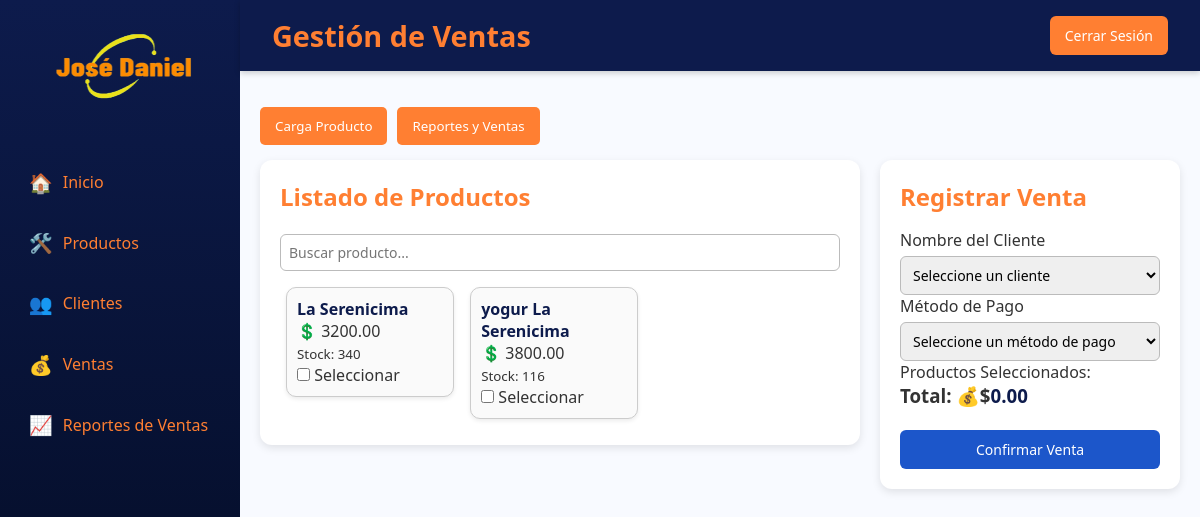
The page /pages/vendedor/ventas.php on the database as committed earlier.
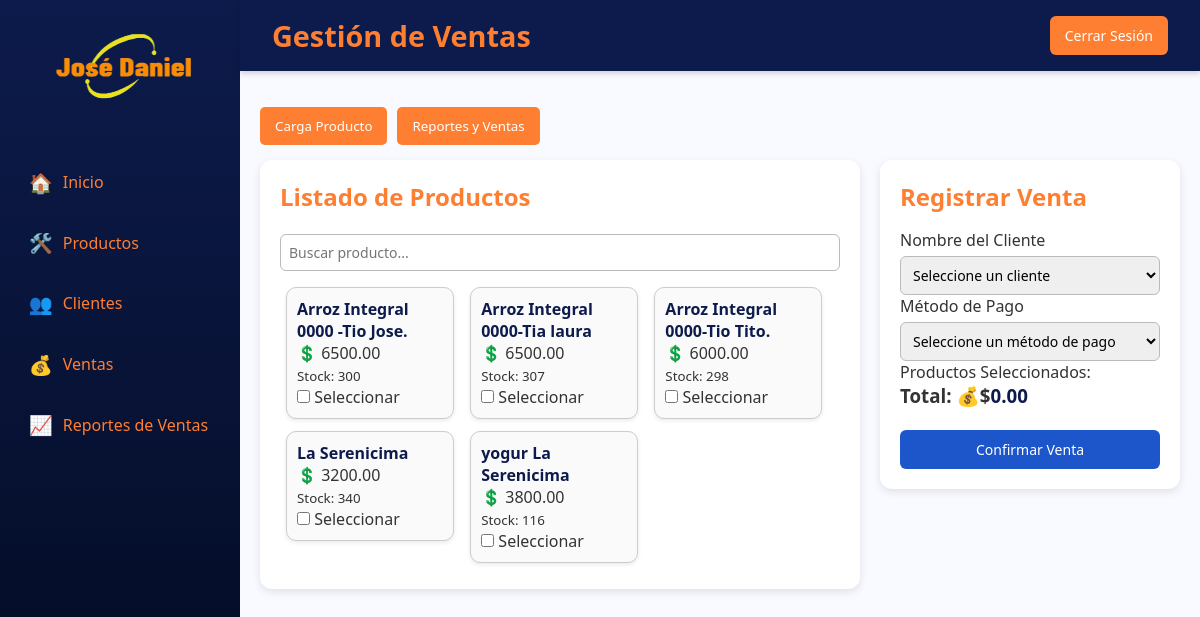
The same page on the database as committed later.
### tables this page shows
CREATE TABLE `inventario_productos` (
  `id_inventario` int(11) NOT NULL,
  `id_carga` int(11) DEFAULT NULL,
  `stockDisponible` int(11) DEFAULT NULL,
  `fecha_actualizacion` datetime DEFAULT NULL
);

CREATE TABLE `carga_productos` (
  `id_carga` int(11) NOT NULL,
  `nombre_producto` varchar(100) DEFAULT NULL,
  `descripcion` text DEFAULT NULL,
  `id_categoria` int(11) DEFAULT NULL,
  `precio_compra` decimal(10,2) DEFAULT NULL,
  `precio_venta` decimal(10,2) DEFAULT NULL,
  `fecha_carga` datetime DEFAULT NULL,
  `estado` enum('Activo','Inactivo') NOT NULL
);

### pages/vendedor/ventas.php (the view, shortened to what the changed rows need)
<?php
$conn = new mysqli("localhost", "root", "", "almacen_jose_daniel");
$sql = "SELECT cp.id_carga, cp.nombre_producto, cp.precio_venta, cp.estado, ip.stockDisponible
        FROM carga_productos cp
        INNER JOIN inventario_productos ip ON cp.id_carga = ip.id_carga
        WHERE ip.stockDisponible > 0 AND cp.estado = 'Activo'
        ORDER BY cp.nombre_producto ASC";
$result = $conn->query($sql);
?>
<!DOCTYPE html>
<html lang="es">
<head>
    <link rel="stylesheet" href="../../assets/css/styles.css">
</head>
<body>
    <div class="container">
        <div class="main">
            <header class="header">
                <h1 class="title">Gestión de Ventas</h1>
            </header>
            <main class="content">
                <div style="display: flex; gap: 20px; flex-wrap: wrap;">
                    <div style="flex: 2;">
                        <div class="card">
                            <h2>Listado de Productos</h2>
                            <div id="listaProductosContainer">
                                <?php
                                if ($result && $result->num_rows > 0):
                                    while ($prod = $result->fetch_assoc()):
                                        $id = (int)$prod['id_carga'];
                                        $nombre = htmlspecialchars($prod['nombre_producto']);
                                        $precio = number_format((float)$prod['precio_venta'], 2, '.', '');
                                        $stock = (int)$prod['stockDisponible'];
                                ?>
                                        <div class="producto-item">
                                            <strong><?php echo $nombre; ?></strong><br>
                                            💲 <?php echo $precio; ?><br>
                                            <small>Stock: <?php echo $stock; ?></small><br>
                                            <input type="checkbox" name="productos[]" value="<?php echo $id; ?>"
                                                data-nombre="<?php echo $nombre; ?>"
                                                data-precio="<?php echo $precio; ?>"
                                                data-stock="<?php echo $stock; ?>"
                                                onclick="actualizarProductos(this)">
                                            <label> Seleccionar</label>
                                        </div>
                                <?php
                                    endwhile;
                                else:
                                ?>
                                    <div class="alert-info">No hay productos disponibles en inventario.</div>
                                <?php endif; ?>
                            </div>
                        </div>
                    </div>
                    <div style="flex: 1; min-width: 300px;">
                        <div class="card">
                            <h2>Registrar Venta</h2>
                        </div>
                    </div>
                </div>
            </main>
        </div>
    </div>
</body>
</html>

Rows that differ between the two databases and show on the page:
added inventario_productos: id_carga.nombre_producto "Arroz Integral 0000 -Tio Jose.", id_carga.precio_venta "6500.00", stockDisponible "300"
added inventario_productos: id_carga.nombre_producto "Arroz Integral 0000-Tia laura", id_carga.precio_venta "6500.00", stockDisponible "307"
added inventario_productos: id_carga.nombre_producto "Arroz Integral 0000-Tio Tito.", id_carga.precio_venta "6000.00", stockDisponible "298"
